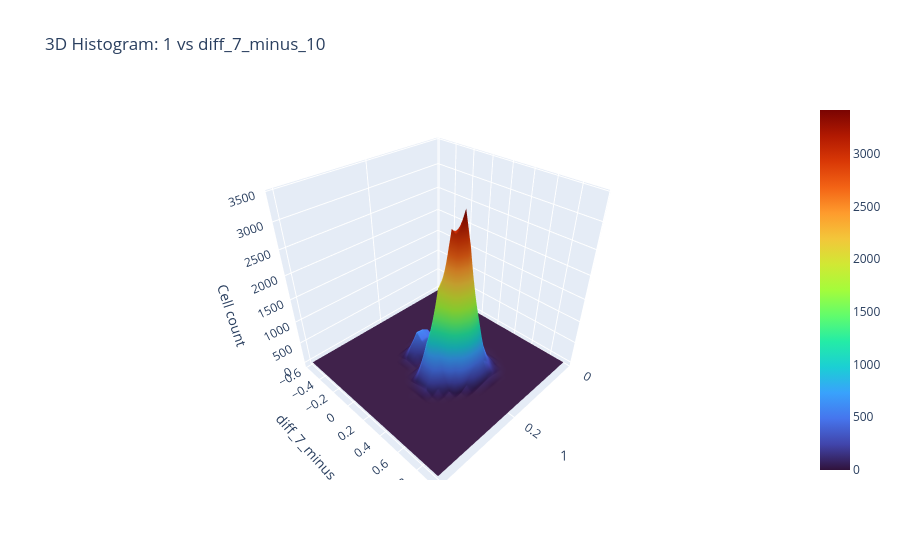

The notebook cell saved with this chart:
### Code cell
plot_3d_hist(filtered, '1', 'diff_7_minus_10')

### Figure 1 — Plotly figure (JSON) as saved in the notebook; plotly's stock layout.template omitted (floating-point values rounded to 4 significant figures; data arrays with more than 128 entries replaced by an {"elided": "..."} marker saying what was removed)
{"data": [{"colorscale": [[0, "#30123b"], [0.07143, "#4145ab"], [0.1429, "#4675ed"], [0.2143, "#39a2fc"], [0.2857, "#1bcfd4"], [0.3571, "#24eca6"], [0.4286, "#61fc6c"], [0.5, "#a4fc3b"], [0.5714, "#d1e834"], [0.6429, "#f3c63a"], [0.7143, "#fe9b2d"], [0.7857, "#f36315"], [0.8571, "#d93806"], [0.9286, "#b11901"], [1, "#7a0402"]], "type": "surface", "x": {"elided": "25x25 float values"}, "y": {"elided": "25x25 float values"}, "z": {"elided": "25x25 float values"}}], "layout": {"scene": {"xaxis": {"title": {"text": "1"}}, "yaxis": {"title": {"text": "diff_7_minus_10"}}, "zaxis": {"title": {"text": "Cell count"}}}, "title": {"text": "3D Histogram: 1 vs diff_7_minus_10"}}}
